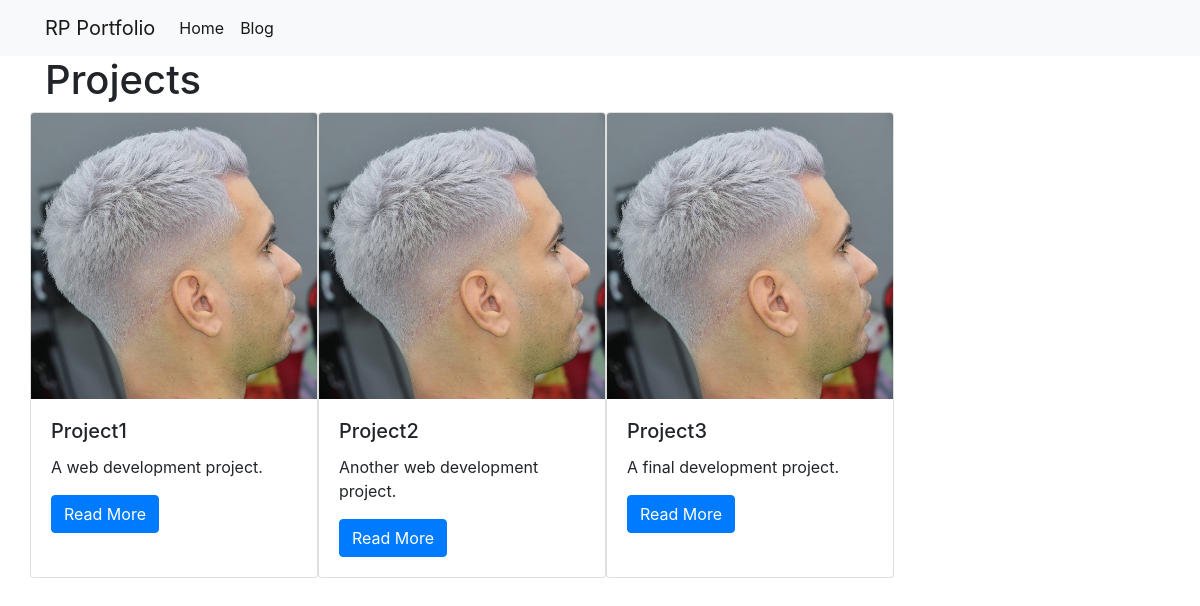
/projects/, run on the app's committed database.
### projects/models.py (models this page shows)
class Project(models.Model):
    title = models.CharField(max_length=150)
    description = models.TextField()
    technology = models.CharField(max_length=40)
    image = models.FilePathField(path="/img")

### projects/views.py (the view)
# urls.py: path("", views.project_index, name = 'project_index'),
def project_index(request):
    proj = Project.objects.all()
    context = {
        'projects' : proj,
    }
    return render(request, 'project_index.html', context)

### projects/templates/project_index.html
{% extends "base.html" %}
{% load static %}
{% block page_content %}
<h1>Projects</h1>
<div class="row">
    {%for project in projects%}
        <div class="card" style="width: 18rem;">
            <img class="card-img-top" src="{% static 'img/art1.jpg' %}">
            <div class="card-body">
                <h5 class="card-title">{{project.title}}</h5>
                <p class="card-text">{{project.description}}</p>
                <a href="{% url 'project_detail' project.pk %}"class="btn btn-primary">Read More</a>
            </div>
        </div>
    {% endfor %}
</div>
{% endblock %}

### mysite/templates/base.html (shortened to what this page needs)
<link rel="stylesheet" href="https://stackpath.bootstrapcdn.com/bootstrap/4.1.3/css/bootstrap.min.css">
<nav class="navbar navbar-expand-lg navbar-light bg-light">
    <div class="container">
        <a class="navbar-brand" href="https://www.youtube.com/watch?v=tYzMYcUty6s" target="_blank" rel="noopener noreferrer">RP Portfolio</a>
        <div class="collapse navbar-collapse" id="navbarSupportedContent">
          <ul class="navbar-nav mr-auto">
            <li class="nav-item active">
              <a class="nav-link" href="{% url 'project_index' %}">Home</a>
            </li>
            <li class="nav-item active">
              <a class="nav-link" href="{% url 'blog_index' %}">Blog</a>
            </li>
          </ul>
        </div>
    </div>
</nav>
<div class="container">
    {% block page_content %}{% endblock %}
</div>

### data on the page
Project: title "Project1", description "A web development project."
Project: title "Project2", description "Another web development project."
Project: title "Project3", description "A final development project."
